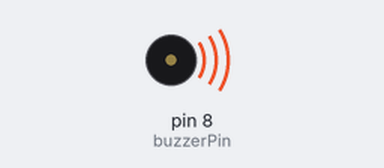
Bench run of a sketch on a simulated Arduino Uno, built with avr-gcc and run on an emulated ATmega328P. Parts: buzzer (waves = sounding).

Above: at 0.1 s.
At 3.2 s:
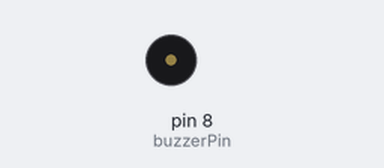
Timing chart, 0 to 4.7 s (numbered marks = the images above):
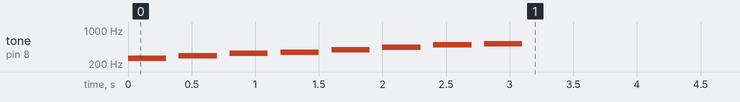

The sketch:

buzzer_melody.ino
```cpp
/*
  Arduino Buzzer Melody Project
  -----------------------------
  This project uses a passive buzzer to play a simple musical scale.

  Wiring:
  Buzzer positive (+)  -> Arduino Digital Pin 8
  Buzzer negative (-)  -> Arduino GND

  Board:
  Works with Arduino UNO and similar boards.
*/

// The pin where the buzzer is connected
const int buzzerPin = 8;

// Frequencies of musical notes in Hertz
const int NOTE_C4 = 262;  // Do
const int NOTE_D4 = 294;  // Re
const int NOTE_E4 = 330;  // Mi
const int NOTE_F4 = 349;  // Fa
const int NOTE_G4 = 392;  // Sol
const int NOTE_A4 = 440;  // La
const int NOTE_B4 = 494;  // Ti
const int NOTE_C5 = 523;  // High Do

// Store all the notes of the melody
int melody[] = {
  NOTE_C4,
  NOTE_D4,
  NOTE_E4,
  NOTE_F4,
  NOTE_G4,
  NOTE_A4,
  NOTE_B4,
  NOTE_C5
};

// Number of notes inside the melody
const int totalNotes = sizeof(melody) / sizeof(melody[0]);

// How long each note plays
const int noteDuration = 300;

// Pause between each note
const int noteGap = 100;

void setup() {

  // Play every note one by one
  for (int i = 0; i < totalNotes; i++) {

    // Play the current frequency on the buzzer
    tone(buzzerPin, melody[i], noteDuration);

    // Wait until the note finishes
    delay(noteDuration + noteGap);
  }

  // Make sure the buzzer stops
  noTone(buzzerPin);
}

void loop() {
  // Nothing is placed here because
  // the melody should only play once
  // when the Arduino is powered on or reset.
}
```
